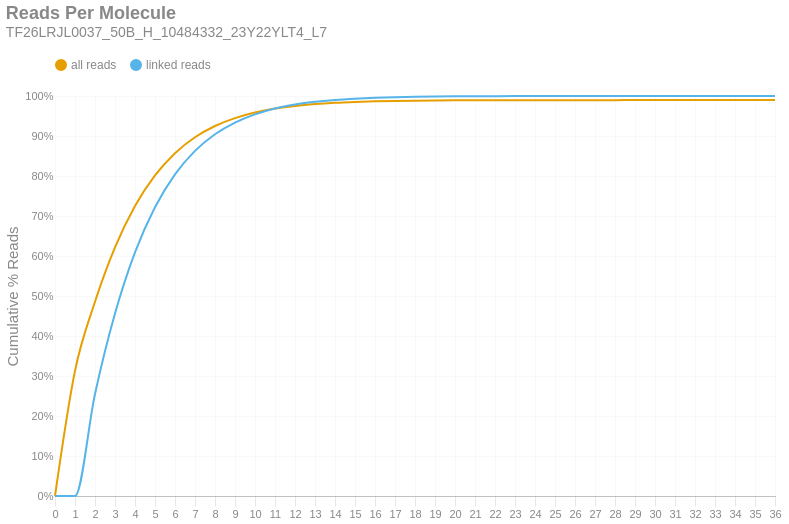

This figure's notebook cell:
### Markdown cell above
### Reads per Molecule
This chart shows the cumulative distribution of the number of reads per linked molecule. That is, how many alignments are associated with a unique molecule. This excludes the number of reads associated with invalid or absent linked-read barcodes. The `linked` histogram is the percentages recalculated when disregarding singletons.

### Code cell
if SKIPLR:
    print_html(f"Skipped")
else:
    counts = np.bincount(valids['reads'].cast(pl.Int64).to_numpy())
    weighted = counts * np.arange(len(counts))
    all_perc = weighted / n_reads
    linked_perc = weighted / n_linked_reads
    linked_perc[1] = 0
    binned_df = pl.DataFrame({
        'readsper': list(range(len(counts))),
        'all reads (cumsum)': np.cumsum(all_perc).tolist(),
        'linked reads (cumsum)': np.cumsum(linked_perc).tolist(),
    })

    with SafeRender(binned_df):
        (
            density_plot(binned_df, 'Reads Per Molecule', samplename, 'readspmol')
            .encode(
                x=alt.X('readsper:O', title=None).axis(labelAngle=0).scale(padding=0),
                y=alt.Y('value:Q', title='Cumulative % Reads').axis(format='%').stack(False),
                color=alt.Color("key:N").scale(domain=["all reads", "linked reads"]),
                tooltip=[
                    alt.Tooltip("key:N", title="Data Type"),
                    alt.Tooltip("readsper:O", title="Reads Per Molecule"),
                    alt.Tooltip("value:Q", format=".2%", title="% Reads (Cum.)")
                ]            
            )
        ).display()

### Figure 1 — Vega-Lite specification as saved in the notebook (floating-point values rounded to 4 significant figures)
{"width": "container", "height": 400, "config": {"title": {"anchor": "start", "dy": -15, "fontSize": 18, "color": "#888888", "subtitleColor": "#888888", "subtitleFontSize": 14}, "arc": {"fill": "#0072B2"}, "axis": {"domainColor": "#888888", "domainWidth": 0.5, "gridWidth": 0.2, "grid": false, "titleFontWeight": 400, "titleFontSize": 15, "labelFontSize": 11, "labelColor": "#888888", "tickColor": "#888888", "tickWidth": 0.2, "titleColor": "#888888"}, "axisBand": {"grid": false}, "axisX": {"grid": true, "tickSize": 10, "domainCap": "round"}, "axisY": {"domain": false, "grid": true, "tickSize": 0, "domainCap": "round"}, "background": "transparent", "header": {"labelFontSize": 15, "labelColor": "#888888", "titleFontSize": 15, "titleFontWeight": 600, "titleColor": "#888888"}, "legend": {"labelFont": "sans-serif", "labelFontSize": 12, "labelColor": "#888888", "symbolSize": 100, "symbolType": "circle", "titleFontSize": 12, "titlePadding": 10, "titleColor": "#888888", "title": null, "orient": "top"}, "range": {"category": ["#E69F00", "#56B4E9", "#009E73", "#F0E442", "#0072B2", "#D55E00", "#CC79A7", "#000000"], "diverging": ["#cfe8f3", "#a2d4ec", "#73bfe2", "#46abdb", "#1696d2", "#12719e"]}, "area": {"fill": "#0072B2", "fillOpacity": 0.7, "line": true, "strokeOpacity": 0.7}, "line": {"color": "#0072B2", "stroke": "#0072B2", "strokeWidth": 2}, "trail": {"color": "#0072B2", "stroke": "#0072B2", "strokeWidth": 0, "size": 1}, "point": {"filled": true, "fillOpacity": 1.0, "size": 95}, "text": {"color": "#888888", "fontSize": 11, "align": "right", "fontWeight": 400, "size": 11}, "bar": {"fill": "#0072B2", "stroke": null}, "view": {"stroke": null, "continuousWidth": 660, "continuousHeight": 400}}, "data": {"name": "data-ea088b42ae632a10da5f75480484661c"}, "mark": {"type": "line", "interpolate": "monotone", "point": {"opacity": 0, "size": 275}}, "encoding": {"color": {"field": "key", "scale": {"domain": ["all reads", "linked reads"]}, "type": "nominal"}, "tooltip": [{"field": "key", "title": "Data Type", "type": "nominal"}, {"field": "readsper", "title": "Reads Per Molecule", "type": "ordinal"}, {"field": "value", "format": ".2%", "title": "% Reads (Cum.)", "type": "quantitative"}], "x": {"axis": {"labelAngle": 0}, "field": "readsper", "scale": {"padding": 0}, "title": null, "type": "ordinal"}, "y": {"axis": {"format": "%"}, "field": "value", "stack": false, "title": "Cumulative % Reads", "type": "quantitative"}}, "params": [{"name": "param_c36ac31b6afebe62", "select": {"type": "point", "fields": ["key"]}, "bind": "legend"}], "title": {"text": "Reads Per Molecule", "subtitle": "TF26LRJL0037_50B_H_10484332_23Y22YLT4_L7"}, "transform": [{"fold": ["all reads (cumsum)", "linked reads (cumsum)"]}, {"calculate": "replace(datum.key, ' (cumsum)', '')", "as": "key"}, {"filter": {"param": "param_c36ac31b6afebe62"}}], "usermeta": {"embedOptions": {"downloadFileName": "TF26LRJL0037_50B_H_10484332_23Y22YLT4_L7.readspmol"}}, "$schema": "https://vega.github.io/schema/vega-lite/v6.4.1.json", "datasets": {"data-ea088b42ae632a10da5f75480484661c": [{"readsper": 0, "all reads (cumsum)": 0.0, "linked reads (cumsum)": 0.0}, {"readsper": 1, "all reads (cumsum)": 0.3128, "linked reads (cumsum)": 0.0}, {"readsper": 2, "all reads (cumsum)": 0.4855, "linked reads (cumsum)": 0.2552}, {"readsper": 3, "all reads (cumsum)": 0.6216, "linked reads (cumsum)": 0.4562}, {"readsper": 4, "all reads (cumsum)": 0.725, "linked reads (cumsum)": 0.6089}, {"readsper": 5, "all reads (cumsum)": 0.8014, "linked reads (cumsum)": 0.7218}, {"readsper": 6, "all reads (cumsum)": 0.857, "linked reads (cumsum)": 0.804}, {"readsper": 7, "all reads (cumsum)": 0.8968, "linked reads (cumsum)": 0.8628}, {"readsper": 8, "all reads (cumsum)": 0.925, "linked reads (cumsum)": 0.9044}, {"readsper": 9, "all reads (cumsum)": 0.9448, "linked reads (cumsum)": 0.9336}, {"readsper": 10, "all reads (cumsum)": 0.9587, "linked reads (cumsum)": 0.9542}, {"readsper": 11, "all reads (cumsum)": 0.9685, "linked reads (cumsum)": 0.9687}, {"readsper": 12, "all reads (cumsum)": 0.9752, "linked reads (cumsum)": 0.9786}, {"readsper": 13, "all reads (cumsum)": 0.9798, "linked reads (cumsum)": 0.9854}, {"readsper": 14, "all reads (cumsum)": 0.983, "linked reads (cumsum)": 0.9902}, {"readsper": 15, "all reads (cumsum)": 0.9852, "linked reads (cumsum)": 0.9933}, {"readsper": 16, "all reads (cumsum)": 0.9867, "linked reads (cumsum)": 0.9955}, {"readsper": 17, "all reads (cumsum)": 0.9877, "linked reads (cumsum)": 0.997}, {"readsper": 18, "all reads (cumsum)": 0.9883, "linked reads (cumsum)": 0.998}, {"readsper": 19, "all reads (cumsum)": 0.9888, "linked reads (cumsum)": 0.9986}, {"readsper": 20, "all reads (cumsum)": 0.9891, "linked reads (cumsum)": 0.9991}, {"readsper": 21, "all reads (cumsum)": 0.9893, "linked reads (cumsum)": 0.9994}, {"readsper": 22, "all reads (cumsum)": 0.9894, "linked reads (cumsum)": 0.9996}, {"readsper": 23, "all reads (cumsum)": 0.9895, "linked reads (cumsum)": 0.9997}, {"readsper": 24, "all reads (cumsum)": 0.9896, "linked reads (cumsum)": 0.9998}, {"readsper": 25, "all reads (cumsum)": 0.9896, "linked reads (cumsum)": 0.9999}, {"readsper": 26, "all reads (cumsum)": 0.9897, "linked reads (cumsum)": 0.9999}, {"readsper": 27, "all reads (cumsum)": 0.9897, "linked reads (cumsum)": 1.0}, {"readsper": 28, "all reads (cumsum)": 0.9897, "linked reads (cumsum)": 1.0}, {"readsper": 29, "all reads (cumsum)": 0.9897, "linked reads (cumsum)": 1.0}, {"readsper": 30, "all reads (cumsum)": 0.9897, "linked reads (cumsum)": 1.0}, {"readsper": 31, "all reads (cumsum)": 0.9897, "linked reads (cumsum)": 1.0}, {"readsper": 32, "all reads (cumsum)": 0.9897, "linked reads (cumsum)": 1.0}, {"readsper": 33, "all reads (cumsum)": 0.9897, "linked reads (cumsum)": 1.0}, {"readsper": 34, "all reads (cumsum)": 0.9897, "linked reads (cumsum)": 1.0}, {"readsper": 35, "all reads (cumsum)": 0.9897, "linked reads (cumsum)": 1.0}, {"readsper": 36, "all reads (cumsum)": 0.9897, "linked reads (cumsum)": 1.0}]}}
